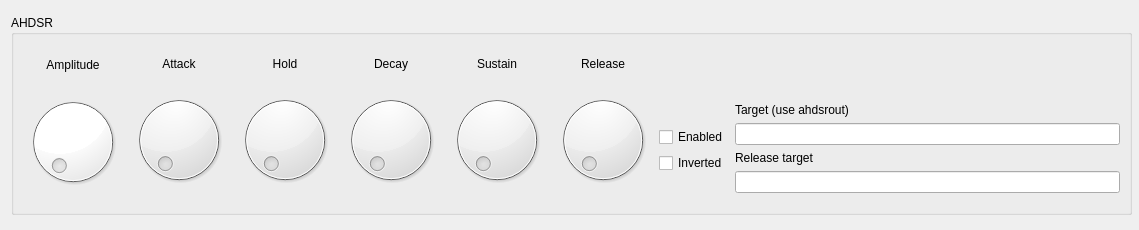
<?xml version="1.0" encoding="UTF-8"?>
<ui version="4.0">
 <class>Form_AHDSR</class>
 <widget class="QWidget" name="Form_AHDSR">
  <property name="geometry">
   <rect>
    <x>0</x>
    <y>0</y>
    <width>1139</width>
    <height>230</height>
   </rect>
  </property>
  <property name="sizePolicy">
   <sizepolicy hsizetype="Expanding" vsizetype="Minimum">
    <horstretch>0</horstretch>
    <verstretch>0</verstretch>
   </sizepolicy>
  </property>
  <property name="minimumSize">
   <size>
    <width>300</width>
    <height>200</height>
   </size>
  </property>
  <property name="maximumSize">
   <size>
    <width>16777215</width>
    <height>250</height>
   </size>
  </property>
  <property name="windowTitle">
   <string>Form</string>
  </property>
  <layout class="QVBoxLayout" name="verticalLayout">
   <item>
    <widget class="QGroupBox" name="mainGroupBox">
     <property name="sizePolicy">
      <sizepolicy hsizetype="Expanding" vsizetype="Maximum">
       <horstretch>0</horstretch>
       <verstretch>0</verstretch>
      </sizepolicy>
     </property>
     <property name="minimumSize">
      <size>
       <width>1121</width>
       <height>200</height>
      </size>
     </property>
     <property name="maximumSize">
      <size>
       <width>1121</width>
       <height>16777215</height>
      </size>
     </property>
     <property name="title">
      <string>AHDSR</string>
     </property>
     <layout class="QHBoxLayout" name="mainLayout">
      <item>
       <layout class="QVBoxLayout" name="verticalLayout_9">
        <item>
         <widget class="QLabel" name="label_116">
          <property name="sizePolicy">
           <sizepolicy hsizetype="Fixed" vsizetype="Maximum">
            <horstretch>0</horstretch>
            <verstretch>0</verstretch>
           </sizepolicy>
          </property>
          <property name="minimumSize">
           <size>
            <width>100</width>
            <height>20</height>
           </size>
          </property>
          <property name="text">
           <string>Amplitude</string>
          </property>
          <property name="alignment">
           <set>Qt::AlignCenter</set>
          </property>
         </widget>
        </item>
        <item>
         <widget class="QDial" name="dialAmplitude">
          <property name="sizePolicy">
           <sizepolicy hsizetype="Fixed" vsizetype="Fixed">
            <horstretch>0</horstretch>
            <verstretch>0</verstretch>
           </sizepolicy>
          </property>
          <property name="minimumSize">
           <size>
            <width>100</width>
            <height>60</height>
           </size>
          </property>
          <property name="styleSheet">
           <string notr="true">QDial {
    background-color: #ffffff;
    border: 0px;
}</string>
          </property>
          <property name="maximum">
           <number>65535</number>
          </property>
          <property name="invertedAppearance">
           <bool>false</bool>
          </property>
          <property name="invertedControls">
           <bool>false</bool>
          </property>
          <property name="wrapping">
           <bool>false</bool>
          </property>
         </widget>
        </item>
       </layout>
      </item>
      <item>
       <layout class="QVBoxLayout" name="verticalLayout_8">
        <item>
         <widget class="QLabel" name="label_69">
          <property name="sizePolicy">
           <sizepolicy hsizetype="Fixed" vsizetype="Maximum">
            <horstretch>0</horstretch>
            <verstretch>0</verstretch>
           </sizepolicy>
          </property>
          <property name="minimumSize">
           <size>
            <width>100</width>
            <height>0</height>
           </size>
          </property>
          <property name="text">
           <string>Attack</string>
          </property>
          <property name="alignment">
           <set>Qt::AlignCenter</set>
          </property>
         </widget>
        </item>
        <item>
         <widget class="QDial" name="dialAttack">
          <property name="sizePolicy">
           <sizepolicy hsizetype="Fixed" vsizetype="Fixed">
            <horstretch>0</horstretch>
            <verstretch>0</verstretch>
           </sizepolicy>
          </property>
          <property name="minimumSize">
           <size>
            <width>60</width>
            <height>60</height>
           </size>
          </property>
          <property name="maximum">
           <number>65535</number>
          </property>
         </widget>
        </item>
       </layout>
      </item>
      <item>
       <layout class="QVBoxLayout" name="verticalLayout_7">
        <item>
         <widget class="QLabel" name="label_112">
          <property name="sizePolicy">
           <sizepolicy hsizetype="Fixed" vsizetype="Maximum">
            <horstretch>0</horstretch>
            <verstretch>0</verstretch>
           </sizepolicy>
          </property>
          <property name="minimumSize">
           <size>
            <width>100</width>
            <height>0</height>
           </size>
          </property>
          <property name="text">
           <string>Hold</string>
          </property>
          <property name="alignment">
           <set>Qt::AlignCenter</set>
          </property>
         </widget>
        </item>
        <item>
         <widget class="QDial" name="dialHold">
          <property name="sizePolicy">
           <sizepolicy hsizetype="Fixed" vsizetype="Fixed">
            <horstretch>0</horstretch>
            <verstretch>0</verstretch>
           </sizepolicy>
          </property>
          <property name="minimumSize">
           <size>
            <width>100</width>
            <height>60</height>
           </size>
          </property>
          <property name="maximum">
           <number>65535</number>
          </property>
         </widget>
        </item>
       </layout>
      </item>
      <item>
       <layout class="QVBoxLayout" name="verticalLayout_6">
        <item>
         <widget class="QLabel" name="label_114">
          <property name="sizePolicy">
           <sizepolicy hsizetype="Fixed" vsizetype="Maximum">
            <horstretch>0</horstretch>
            <verstretch>0</verstretch>
           </sizepolicy>
          </property>
          <property name="minimumSize">
           <size>
            <width>100</width>
            <height>0</height>
           </size>
          </property>
          <property name="text">
           <string>Decay</string>
          </property>
          <property name="alignment">
           <set>Qt::AlignCenter</set>
          </property>
         </widget>
        </item>
        <item>
         <widget class="QDial" name="dialDecay">
          <property name="sizePolicy">
           <sizepolicy hsizetype="Fixed" vsizetype="Fixed">
            <horstretch>0</horstretch>
            <verstretch>0</verstretch>
           </sizepolicy>
          </property>
          <property name="minimumSize">
           <size>
            <width>100</width>
            <height>60</height>
           </size>
          </property>
          <property name="maximum">
           <number>65535</number>
          </property>
         </widget>
        </item>
       </layout>
      </item>
      <item>
       <layout class="QVBoxLayout" name="verticalLayout_5">
        <item>
         <widget class="QLabel" name="label_113">
          <property name="sizePolicy">
           <sizepolicy hsizetype="Fixed" vsizetype="Maximum">
            <horstretch>0</horstretch>
            <verstretch>0</verstretch>
           </sizepolicy>
          </property>
          <property name="minimumSize">
           <size>
            <width>100</width>
            <height>0</height>
           </size>
          </property>
          <property name="text">
           <string>Sustain</string>
          </property>
          <property name="alignment">
           <set>Qt::AlignCenter</set>
          </property>
         </widget>
        </item>
        <item>
         <widget class="QDial" name="dialSustain">
          <property name="sizePolicy">
           <sizepolicy hsizetype="Fixed" vsizetype="Fixed">
            <horstretch>0</horstretch>
            <verstretch>0</verstretch>
           </sizepolicy>
          </property>
          <property name="minimumSize">
           <size>
            <width>100</width>
            <height>60</height>
           </size>
          </property>
          <property name="maximum">
           <number>65535</number>
          </property>
         </widget>
        </item>
       </layout>
      </item>
      <item>
       <layout class="QVBoxLayout" name="verticalLayout_4">
        <item>
         <widget class="QLabel" name="label_115">
          <property name="sizePolicy">
           <sizepolicy hsizetype="Fixed" vsizetype="Maximum">
            <horstretch>0</horstretch>
            <verstretch>0</verstretch>
           </sizepolicy>
          </property>
          <property name="minimumSize">
           <size>
            <width>100</width>
            <height>0</height>
           </size>
          </property>
          <property name="text">
           <string>Release</string>
          </property>
          <property name="alignment">
           <set>Qt::AlignCenter</set>
          </property>
         </widget>
        </item>
        <item>
         <widget class="QDial" name="dialRelease">
          <property name="sizePolicy">
           <sizepolicy hsizetype="Fixed" vsizetype="Fixed">
            <horstretch>0</horstretch>
            <verstretch>0</verstretch>
           </sizepolicy>
          </property>
          <property name="minimumSize">
           <size>
            <width>100</width>
            <height>60</height>
           </size>
          </property>
          <property name="maximum">
           <number>65535</number>
          </property>
         </widget>
        </item>
       </layout>
      </item>
      <item>
       <layout class="QVBoxLayout" name="verticalLayout_3">
        <item>
         <spacer name="verticalSpacer_2">
          <property name="orientation">
           <enum>Qt::Vertical</enum>
          </property>
          <property name="sizeHint" stdset="0">
           <size>
            <width>20</width>
            <height>40</height>
           </size>
          </property>
         </spacer>
        </item>
        <item>
         <widget class="QCheckBox" name="checkBoxEnabled">
          <property name="sizePolicy">
           <sizepolicy hsizetype="Fixed" vsizetype="Fixed">
            <horstretch>0</horstretch>
            <verstretch>0</verstretch>
           </sizepolicy>
          </property>
          <property name="text">
           <string>Enabled</string>
          </property>
         </widget>
        </item>
        <item>
         <widget class="QCheckBox" name="checkBoxInverted">
          <property name="sizePolicy">
           <sizepolicy hsizetype="Fixed" vsizetype="Fixed">
            <horstretch>0</horstretch>
            <verstretch>0</verstretch>
           </sizepolicy>
          </property>
          <property name="text">
           <string>Inverted</string>
          </property>
         </widget>
        </item>
        <item>
         <spacer name="verticalSpacer_3">
          <property name="orientation">
           <enum>Qt::Vertical</enum>
          </property>
          <property name="sizeType">
           <enum>QSizePolicy::Fixed</enum>
          </property>
          <property name="sizeHint" stdset="0">
           <size>
            <width>20</width>
            <height>30</height>
           </size>
          </property>
         </spacer>
        </item>
       </layout>
      </item>
      <item>
       <layout class="QVBoxLayout" name="verticalLayout_2">
        <item>
         <spacer name="verticalSpacer">
          <property name="orientation">
           <enum>Qt::Vertical</enum>
          </property>
          <property name="sizeHint" stdset="0">
           <size>
            <width>20</width>
            <height>30</height>
           </size>
          </property>
         </spacer>
        </item>
        <item>
         <widget class="QLabel" name="label_70">
          <property name="sizePolicy">
           <sizepolicy hsizetype="Fixed" vsizetype="Maximum">
            <horstretch>0</horstretch>
            <verstretch>0</verstretch>
           </sizepolicy>
          </property>
          <property name="text">
           <string>Target (use ahdsrout)</string>
          </property>
         </widget>
        </item>
        <item>
         <widget class="QLineEdit" name="textEditTarget">
          <property name="sizePolicy">
           <sizepolicy hsizetype="Expanding" vsizetype="Maximum">
            <horstretch>0</horstretch>
            <verstretch>0</verstretch>
           </sizepolicy>
          </property>
          <property name="minimumSize">
           <size>
            <width>300</width>
            <height>0</height>
           </size>
          </property>
         </widget>
        </item>
        <item>
         <widget class="QLabel" name="label_117">
          <property name="sizePolicy">
           <sizepolicy hsizetype="Fixed" vsizetype="Maximum">
            <horstretch>0</horstretch>
            <verstretch>0</verstretch>
           </sizepolicy>
          </property>
          <property name="maximumSize">
           <size>
            <width>16777215</width>
            <height>25</height>
           </size>
          </property>
          <property name="text">
           <string>Release target</string>
          </property>
         </widget>
        </item>
        <item>
         <widget class="QLineEdit" name="textEditReleaseTarget">
          <property name="sizePolicy">
           <sizepolicy hsizetype="Expanding" vsizetype="Maximum">
            <horstretch>0</horstretch>
            <verstretch>0</verstretch>
           </sizepolicy>
          </property>
          <property name="minimumSize">
           <size>
            <width>300</width>
            <height>0</height>
           </size>
          </property>
         </widget>
        </item>
        <item>
         <spacer name="verticalSpacer_4">
          <property name="orientation">
           <enum>Qt::Vertical</enum>
          </property>
          <property name="sizeType">
           <enum>QSizePolicy::Fixed</enum>
          </property>
          <property name="sizeHint" stdset="0">
           <size>
            <width>20</width>
            <height>10</height>
           </size>
          </property>
         </spacer>
        </item>
       </layout>
      </item>
     </layout>
    </widget>
   </item>
  </layout>
 </widget>
 <resources/>
 <connections/>
</ui>
